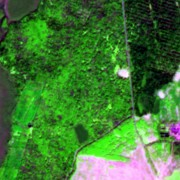
#> input picture web/data/swatch_pre.jpg, 180 x 180 px, given in place of s2_pre.jpg, which was not available; the run also reads 1 picture not shown here
$ python swatches.py
#> lines starting #> are read from the running program, lines starting #| are printed output that depends on the picture
from PIL import Image
from pathlib import Path
R=Path(r"E:\ai_project\30days_challenge\day14_borges\web\data")
for src,dst in [("s2_pre.jpg","swatch_pre.jpg"),("s2_post.jpg","swatch_post.jpg"),("nisar_coh.jpg","swatch_nisar.jpg"),("hillshade.jpg","swatch_hill.jpg")]:
    im=Image.open(R/src); w,h=im.size
#> further down, im is the input picture: PIL image 180x180 RGB; mean R, G, B 65, 121.4, 52.5
#> after `w, h = im.size`: w = 180; h = 180
    s=min(w,h)//6
#> s = 30
    im.crop((w//2-s,h//2-s,w//2+s,h//2+s)).resize((120,120)).save(R/dst,quality=90)
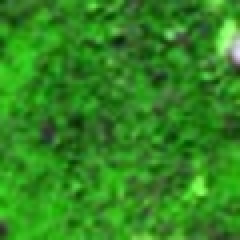
#> saved as swatch_pre.jpg: PIL image 120x120 RGB (shown 2 times larger); mean R, G, B 48.9, 134.8, 31.5
#> pass 2 of the loop `for src,dst in [("s2_pre.jpg","swatch_pre.jpg"),("s2_post.jpg","swatch..`:
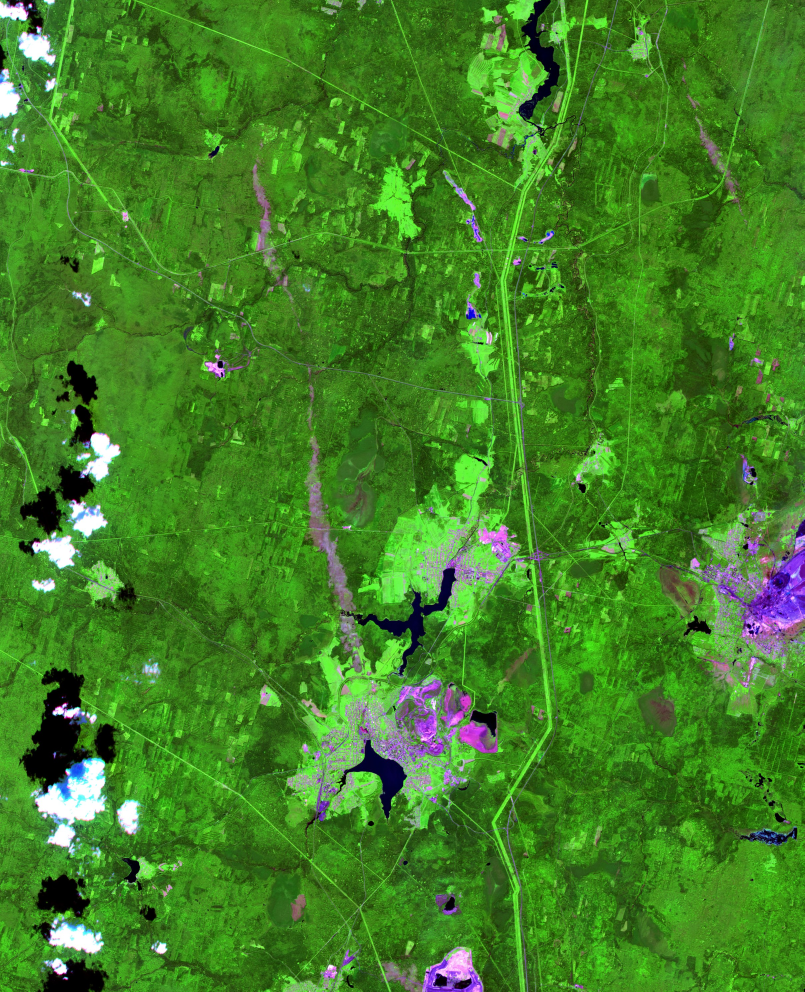
#> input picture web/data/s2_post.jpg, 2413 x 2975 px, found by its file name (shown at 1/3 size)
#> im is the input picture: PIL image 2413x2975 RGB; mean R, G, B 65.7, 128.3, 36.9
#> `im.crop((w//2-s,h//2-s,w//2+s,h//2+s)).resize((120,120)).save(R/dst,qu..`:
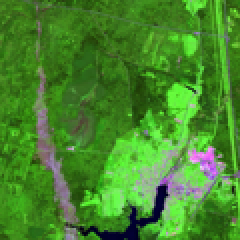
#> saved as swatch_post.jpg: PIL image 120x120 RGB (shown 2 times larger); mean R, G, B 70.5, 136, 43.1
#> pass 3 of the loop `for src,dst in [("s2_pre.jpg","swatch_pre.jpg"),("s2_post.jpg","swatch..`:
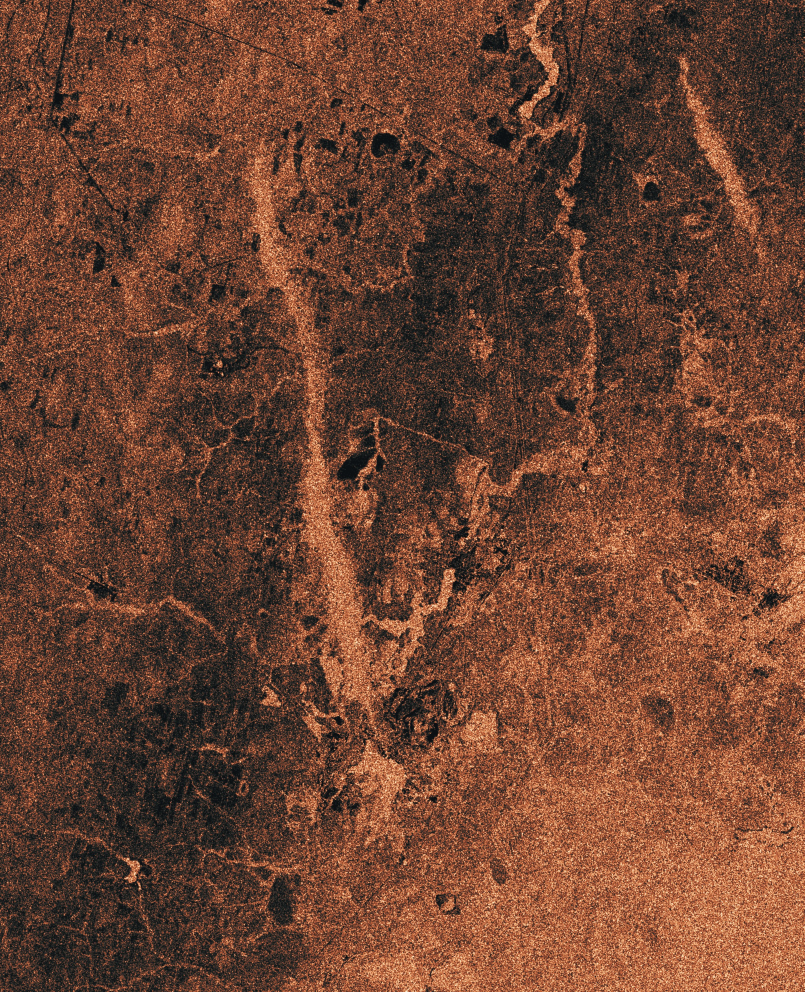
#> input picture web/data/nisar_coh.jpg, 2413 x 2975 px, found by its file name (shown at 1/3 size)
#> im is the input picture: PIL image 2413x2975 RGB; mean R, G, B 108.7, 67.9, 50.1
#> `im.crop((w//2-s,h//2-s,w//2+s,h//2+s)).resize((120,120)).save(R/dst,qu..`:
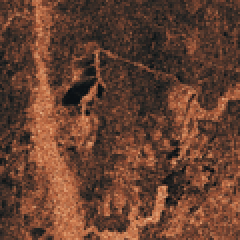
#> saved as swatch_nisar.jpg: PIL image 120x120 RGB (shown 2 times larger); mean R, G, B 102.1, 65.2, 48.8
#> the loop made 4 passes; the first 3 are shown
# contour swatch: crop coherence around the track and draw contour? simple: use track area crop
im=Image.open(R/"nisar_coh.jpg"); w,h=im.size
im.crop((int(w*0.30),int(h*0.28),int(w*0.30)+260,int(h*0.28)+260)).resize((120,120)).save(R/"swatch_contour.jpg",quality=90)
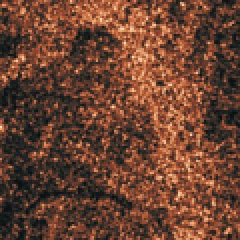
#> saved as swatch_contour.jpg: PIL image 120x120 RGB (shown 2 times larger); mean R, G, B 107.2, 66.8, 49.3
print("ok")
